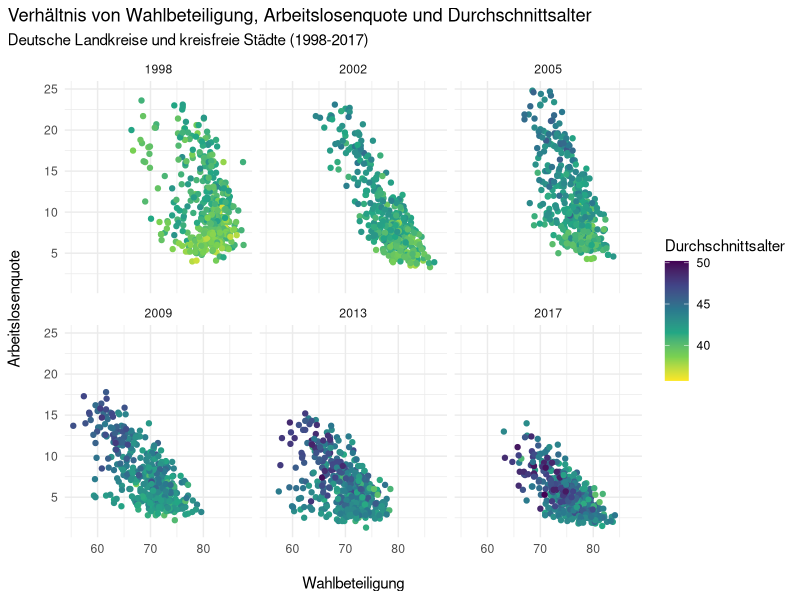
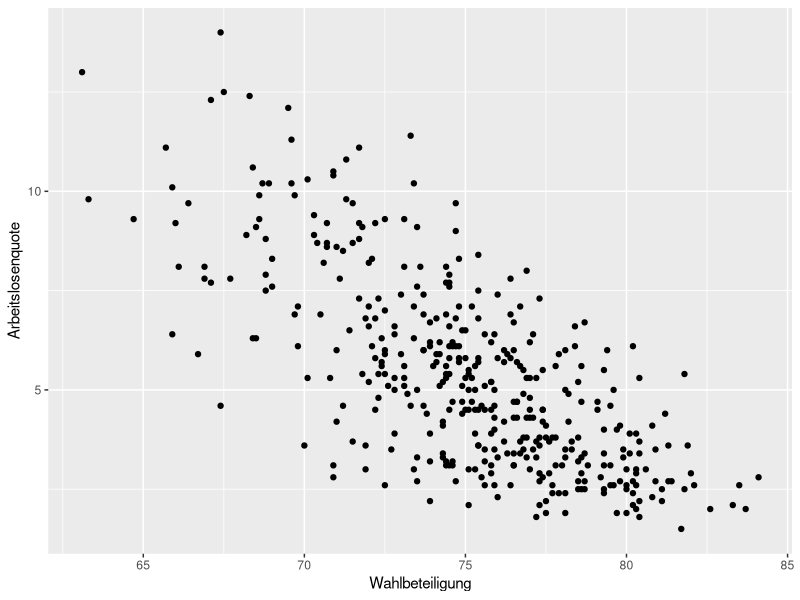
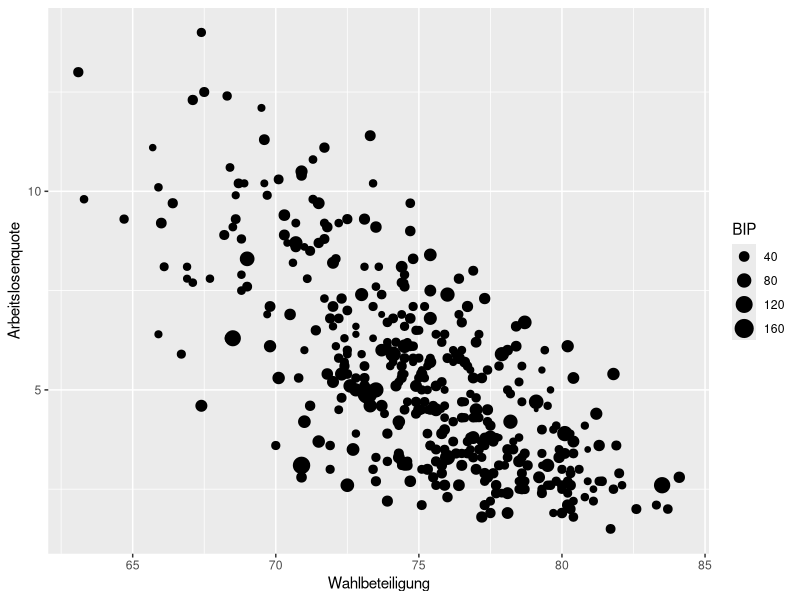
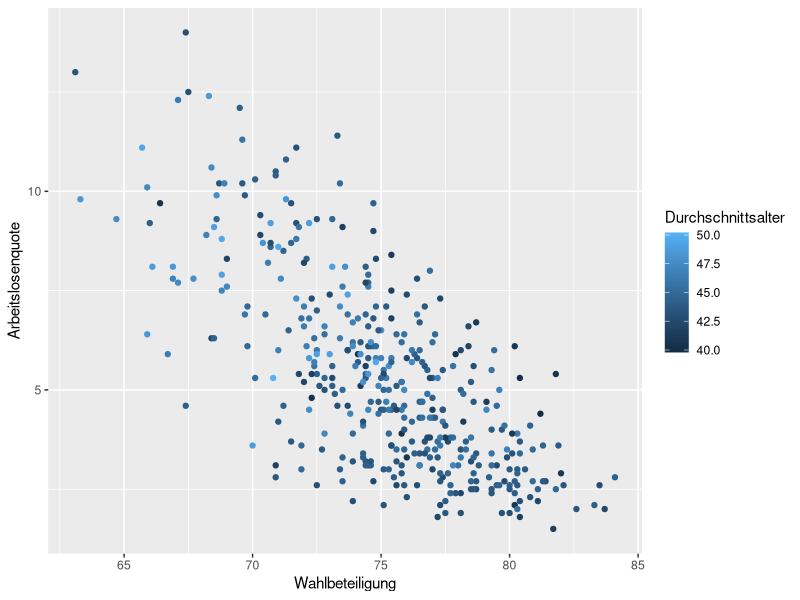
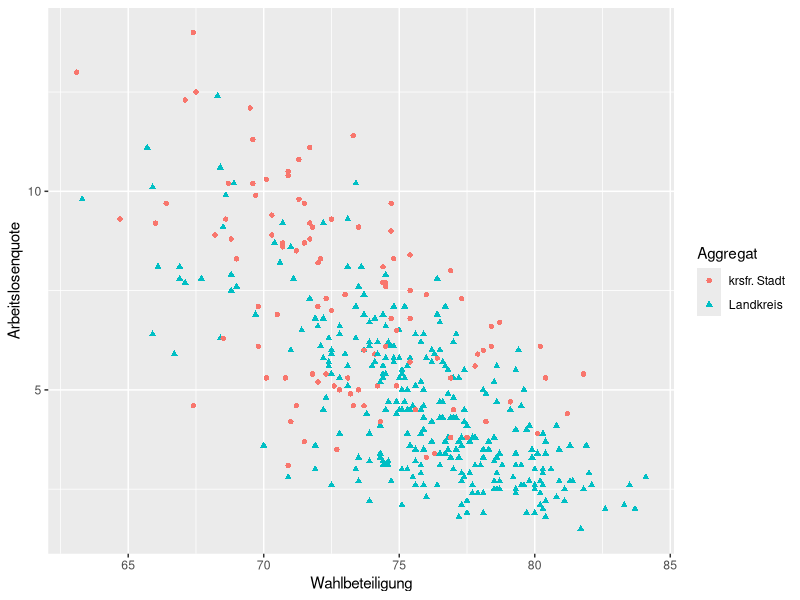
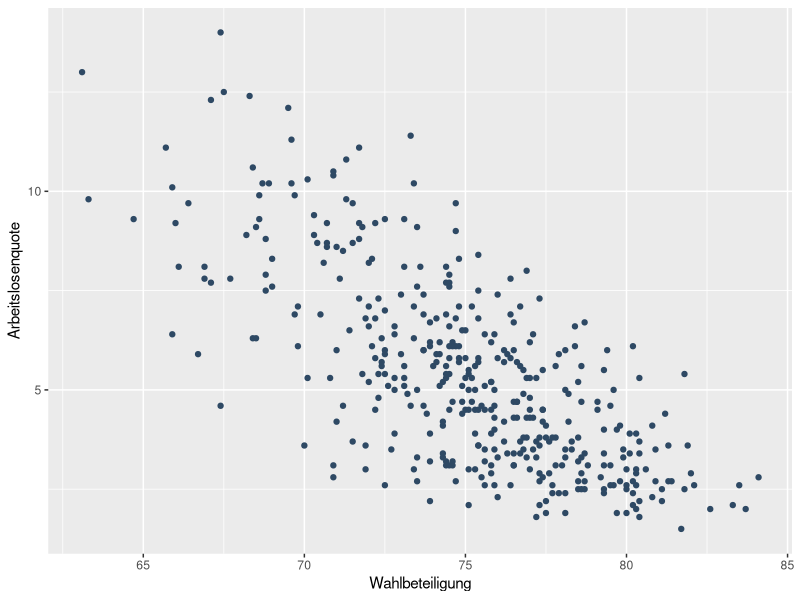
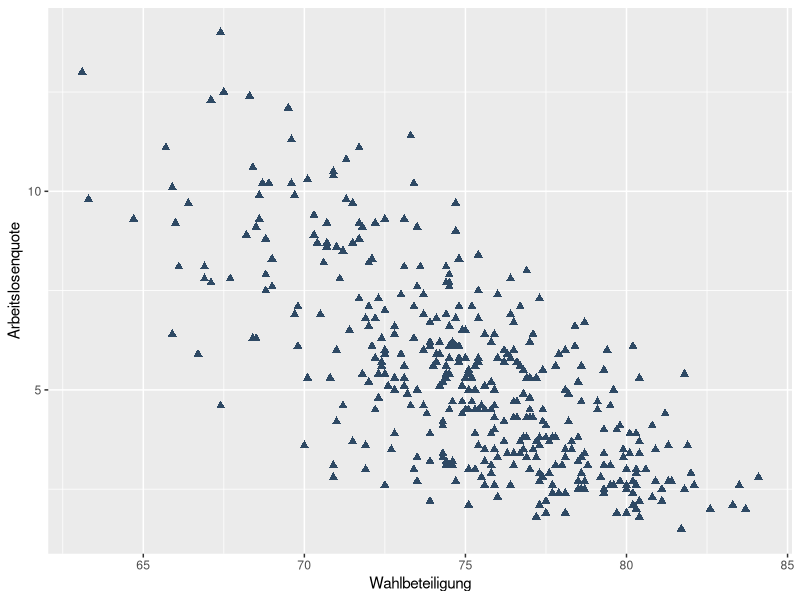
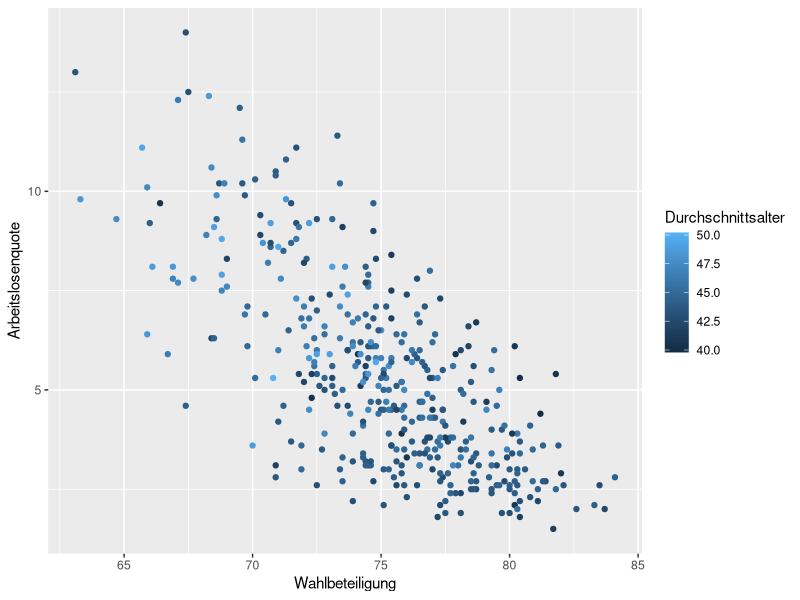

Here is the R script that generated these plots, in order:
## ---- chunk 1
knitr::opts_chunk$set(message=FALSE,warning=FALSE, cache=TRUE)
## ---- chunk 2
library(tidyverse)

data <- read_csv('daten_beispiele/Landkreise_merged.csv')

data %>% 
  filter(!is.na(Wahlbeteiligung)) %>% 
  ggplot(aes(x = Wahlbeteiligung, y = Arbeitslosenquote,
             col = Durchschnittsalter)) + 
  geom_point() +
  scale_color_viridis_c(direction = -1) +
  facet_wrap(~Jahr) +
  labs(title = "Verhältnis von Wahlbeteiligung, Arbeitslosenquote und Durchschnittsalter",
       subtitle = "Deutsche Landkreise und kreisfreie Städte (1998-2017)",
       x = "\nWahlbeteiligung",
       y = "Arbeitslosenquote\n") +
  theme_minimal() +
  theme(plot.title.position = 'plot')
## ---- chunk 3
library(tidyverse)

# Laden der Daten
landkreise <-
  read_csv('daten_beispiele/Landkreise_merged.csv') %>% 
  filter(Jahr == 2017)

glimpse(data)
## ---- chunk 4
ggplot(data = landkreise,
       mapping = aes(x = Wahlbeteiligung, 
                     y = Arbeitslosenquote)) +
geom_point()
## ---- chunk 5
landkreise %>% 
  ggplot(aes(x = Wahlbeteiligung, 
             y = Arbeitslosenquote,
             size = BIP)) +
  geom_point()
## ---- chunk 6
landkreise %>%
  ggplot(aes(x = Wahlbeteiligung, 
             y = Arbeitslosenquote,
             color = Durchschnittsalter)) +
  geom_point()
## ---- chunk 7
landkreise %>% 
  ggplot(aes(x = Wahlbeteiligung, 
             y = Arbeitslosenquote,
             shape = Aggregat,
             color = Aggregat)) +
  geom_point()
## ---- chunk 8
landkreise %>% 
  ggplot(aes(x = Wahlbeteiligung, 
             y = Arbeitslosenquote)) +
  geom_point(color = "#2e4964")
## ---- chunk 9
landkreise %>% 
  ggplot(aes(x = Wahlbeteiligung, 
             y = Arbeitslosenquote)) +
  geom_point(color = "#2e4964",
             size = 2,
             shape = 17)
## ---- chunk 10
landkreise %>% 
  ggplot(aes(x = Wahlbeteiligung, 
             y = Arbeitslosenquote,
             color = Durchschnittsalter)) +
  geom_point()
## ---- chunk 11
data %>% 
  filter(Raumeinheit %in% c("Elbe-Elster",
                            "Oberspreewald-Lausitz",
                            "Prignitz", "Spree-Neiße",
                            "Vogtlandkreis"),
         !is.na(Arbeitslosenquote)) %>% 
  ggplot(aes(x = Jahr,
             y = Arbeitslosenquote,
             col = Raumeinheit)) +
  geom_line(size = 1.0)
## ---- chunk 12
data %>% 
  filter(Raumeinheit %in% c("Elbe-Elster",
                            "Oberspreewald-Lausitz",
                            "Prignitz", "Spree-Neiße",
                            "Vogtlandkreis"),
         Jahr == 1998) %>% 
  ggplot(aes(x = Raumeinheit,
             y = Arbeitslosenquote)) +
  geom_bar(stat = "identity")
## ---- chunk 13
data %>% 
  filter(!is.na(Arbeitslosenquote)) %>% 
  ggplot(aes(x = Jahr, y = Arbeitslosenquote,
             group = Jahr)) +
  geom_boxplot()
## ---- chunk 14
data %>% 
  filter(Jahr == 2017) %>% 
  ggplot(aes(x = Wahlbeteiligung, 
             y = Arbeitslosenquote)) +
  geom_point() +
  geom_smooth(method = "lm",
              color = "black")
## ---- chunk 15
data %>% 
  filter(Jahr == 2017) %>% 
  ggplot(aes(x = Wahlbeteiligung, 
             y = Arbeitslosenquote,
             group = Aggregat,
             col = Aggregat)) +
  geom_point() +
  geom_smooth(method = "lm")
## ---- chunk 16
landkreise %>% 
  ggplot(aes(x = Wahlbeteiligung, 
             y = Arbeitslosenquote,
             color = Durchschnittsalter)) +
  geom_point() +
  theme_classic()
## ---- chunk 17
landkreise %>% 
  ggplot(aes(x = Wahlbeteiligung, 
             y = Arbeitslosenquote,
             color = Durchschnittsalter)) +
  geom_point() +
  theme_bw()
## ---- chunk 18
landkreise %>% 
  ggplot(aes(x = Wahlbeteiligung, 
             y = Arbeitslosenquote,
             color = Durchschnittsalter)) +
  geom_point() +
  theme_minimal()
## ---- chunk 19
landkreise %>% 
  ggplot(aes(x = Wahlbeteiligung, 
             y = Arbeitslosenquote,
             color = Durchschnittsalter)) +
  geom_point(size = 2) +
  theme_minimal(base_size = 14) +
  # plot.background setzt den Hintergrund hinter dem Plot fest
  theme(plot.background = element_rect(fill = "grey80", color = "grey80"),
        # Hier werden die gridlines entfernt
        panel.grid.major = element_blank(), 
        panel.grid.minor = element_blank(),
        # Hier wird die Legende entfernt
        legend.position = "none")
## ---- chunk 20
theme_set(theme_minimal()) 
theme_update(axis.title.y = 
               element_text(margin = margin(t = 0, r = 10, b = 0, l = 0)),
             axis.title.x = 
               element_text(margin = margin(t = 10, r = 0, b = 0, l = 0)),
             plot.title.position = 'plot')

landkreise %>% 
  ggplot(aes(x = Wahlbeteiligung, 
             y = Arbeitslosenquote)) +
  geom_point(color = "#2e4964") +
  labs(x = "Wahlbeteiligung (in%)",
       y = "Arbeitslosenquote (in %)",
       title = "Verhältnis von Arbeitslosigkeit und Wahlbeteiligung",
       subtitle = "Kreisfreie Städte und Landkreise in Deutschland (2017)")
## ---- chunk 21
data %>% 
  filter(Jahr == 2017) %>% 
  ggplot(aes(x = Wahlbeteiligung, y = Arbeitslosenquote, label = Raumeinheit)) +
  geom_text() +
  labs(x = "Wahlbeteiligung (in%)",
       y = "Arbeitslosenquote (in %)",
       title = "Verhältnis von Arbeitslosigkeit und Wahlbeteiligung",
       subtitle = "Kreisfreie Städte und Landkreise in Deutschland (2017)")
## ---- chunk 22
data %>% 
  filter(Jahr == 2017) %>% 
  ggplot(aes(x = Wahlbeteiligung, y = Arbeitslosenquote)) +
  geom_point(color = "grey80",
             size = 2.0) +
  geom_point(data = (data %>% 
                       filter(BIP > 92.5,
                              Jahr == 2017)),
             color = "#2e4964",
             size = 2.0) +
  ggrepel::geom_text_repel(data = (data %>% 
                                     filter(BIP > 92.5,
                                            Jahr == 2017)),
                           aes(label = Raumeinheit),
                           size = 3.5) +
  labs(x = "Wahlbeteiligung (in%)",
       y = "Arbeitslosenquote (in %)",
       title = "Verhältnis von Arbeitslosigkeit und Wahlbeteiligung",
       subtitle = "Kreisfreie Städte und Landkreise in Deutschland (2017)")
## ---- chunk 23
data %>% 
  filter(!is.na(Wahlbeteiligung)) %>% 
  ggplot(aes(x = Wahlbeteiligung, y = Arbeitslosenquote)) + 
  geom_point() +
  facet_wrap(~Jahr) +
  labs(title = "Verhältnis von Wahlbeteiligung, Arbeitslosenquote und Durchschnittsalter",
       subtitle = "Deutsche Landkreise und kreisfreie Städte (1998-2017)",
       x = "\nWahlbeteiligung",
       y = "Arbeitslosenquote\n") +
  theme_minimal() +
  theme(plot.title.position = 'plot')
## ---- chunk 24
data %>% 
  filter(!is.na(Wahlbeteiligung)) %>% 
  ggplot(aes(x = Wahlbeteiligung, y = Arbeitslosenquote,
             col = Durchschnittsalter)) + 
  geom_point() +
  scale_color_viridis_c(direction = -1) +
  facet_wrap(~Jahr) +
  labs(title = "Verhältnis von Wahlbeteiligung, Arbeitslosenquote und Durchschnittsalter",
       subtitle = "Deutsche Landkreise und kreisfreie Städte (1998-2017)",
       x = "\nWahlbeteiligung",
       y = "Arbeitslosenquote\n") +
  theme_minimal() +
  theme(plot.title.position = 'plot')
## ---- chunk 25
data %>% 
  filter(!is.na(Wahlbeteiligung)) %>% 
  ggplot(aes(x = Wahlbeteiligung, y = Arbeitslosenquote,
             col = Durchschnittsalter)) + 
  geom_point() +
  scale_color_viridis_c(direction = -1) +
  facet_wrap(~Jahr) +
  labs(title = "Verhältnis von Wahlbeteiligung, Arbeitslosenquote und Durchschnittsalter",
       subtitle = "Deutsche Landkreise und kreisfreie Städte (1998-2017)",
       x = "\nWahlbeteiligung",
       y = "Arbeitslosenquote\n") +
  theme_minimal() +
  theme(plot.title.position = 'plot')

# Speichern des Plots
ggsave("Wahlbeteiligung.pdf")
